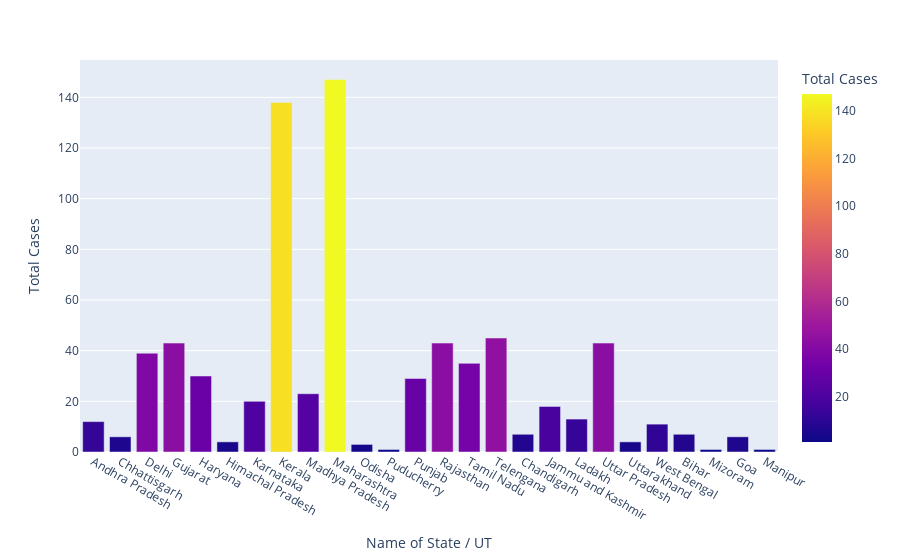

Here is the notebook cell this chart was saved with:
### Code cell
fig = px.bar(df, x='Name of State / UT', y='Total Cases', color='Total Cases')
fig.show()

### Figure 1 — Plotly figure (JSON) as saved in the notebook; plotly's stock layout.template omitted (floating-point values rounded to 4 significant figures)
{"data": [{"alignmentgroup": "True", "hovertemplate": "Name of State / UT=%{x}<br>Total Cases=%{marker.color}<extra></extra>", "legendgroup": "", "marker": {"color": [12, 6, 39, 43, 30, 4, 20, 138, 23, 147, 3, 1, 29, 43, 35, 45, 7, 18, 13, 43, 4, 11, 7, 1, 6, 1], "coloraxis": "coloraxis", "pattern": {"shape": ""}}, "name": "", "offsetgroup": "", "orientation": "v", "showlegend": false, "textposition": "auto", "type": "bar", "x": ["Andhra Pradesh", "Chhattisgarh", "Delhi", "Gujarat", "Haryana", "Himachal Pradesh", "Karnataka", "Kerala", "Madhya Pradesh", "Maharashtra", "Odisha", "Puducherry", "Punjab", "Rajasthan", "Tamil Nadu", "Telengana", "Chandigarh", "Jammu and Kashmir", "Ladakh", "Uttar Pradesh", "Uttarakhand", "West Bengal", "Bihar", "Mizoram", "Goa", "Manipur"], "xaxis": "x", "y": [12, 6, 39, 43, 30, 4, 20, 138, 23, 147, 3, 1, 29, 43, 35, 45, 7, 18, 13, 43, 4, 11, 7, 1, 6, 1], "yaxis": "y"}], "layout": {"barmode": "relative", "coloraxis": {"colorbar": {"title": {"text": "Total Cases"}}, "colorscale": [[0, "#0d0887"], [0.1111, "#46039f"], [0.2222, "#7201a8"], [0.3333, "#9c179e"], [0.4444, "#bd3786"], [0.5556, "#d8576b"], [0.6667, "#ed7953"], [0.7778, "#fb9f3a"], [0.8889, "#fdca26"], [1, "#f0f921"]]}, "legend": {"tracegroupgap": 0}, "margin": {"t": 60}, "xaxis": {"anchor": "y", "domain": [0, 1], "title": {"text": "Name of State / UT"}}, "yaxis": {"anchor": "x", "domain": [0, 1], "title": {"text": "Total Cases"}}}}
